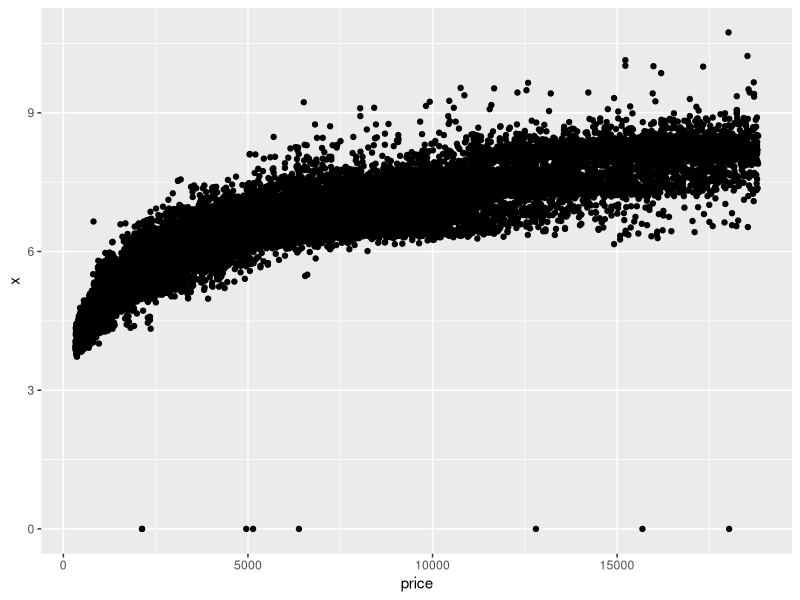
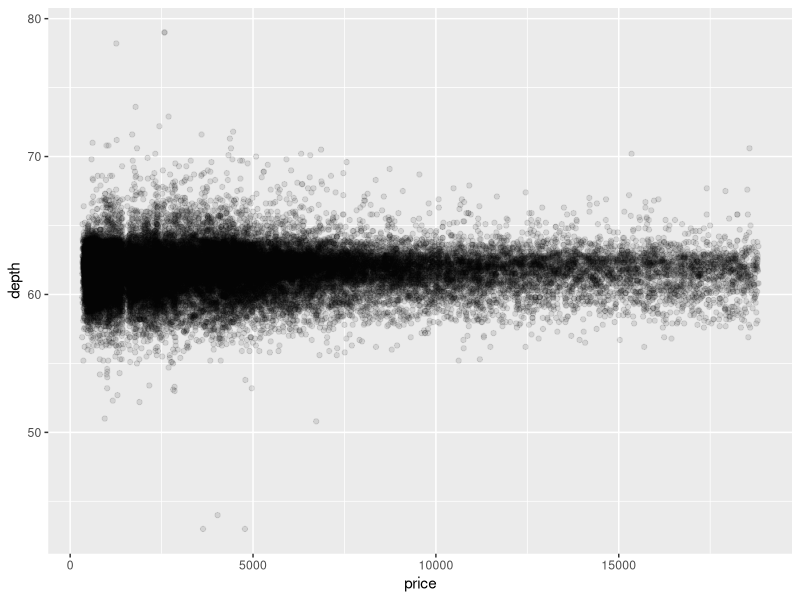
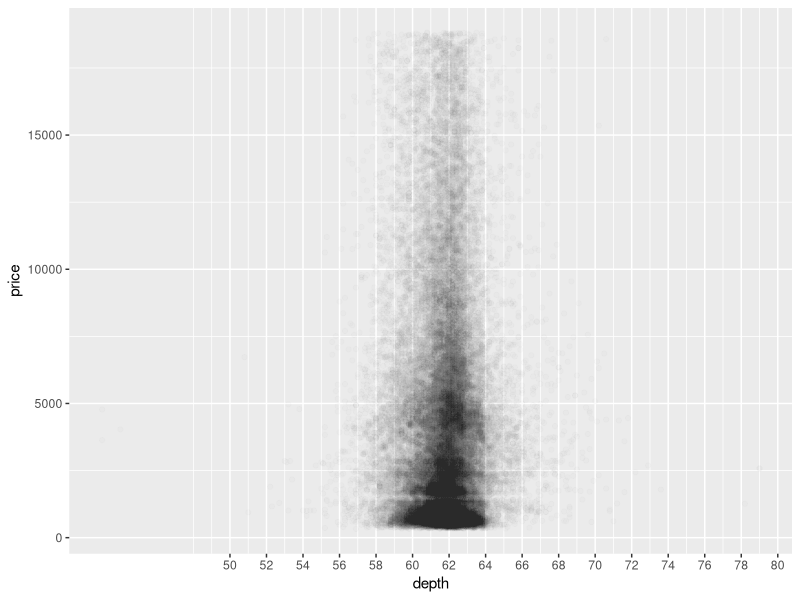
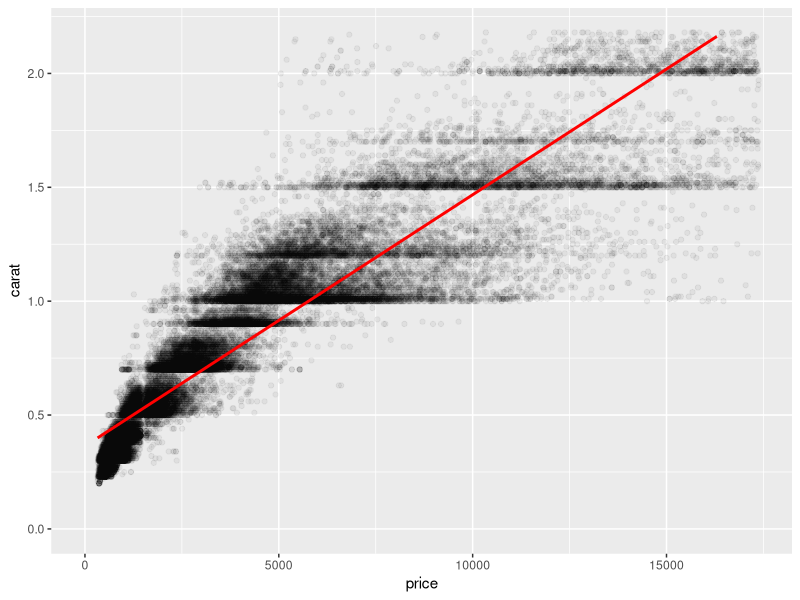
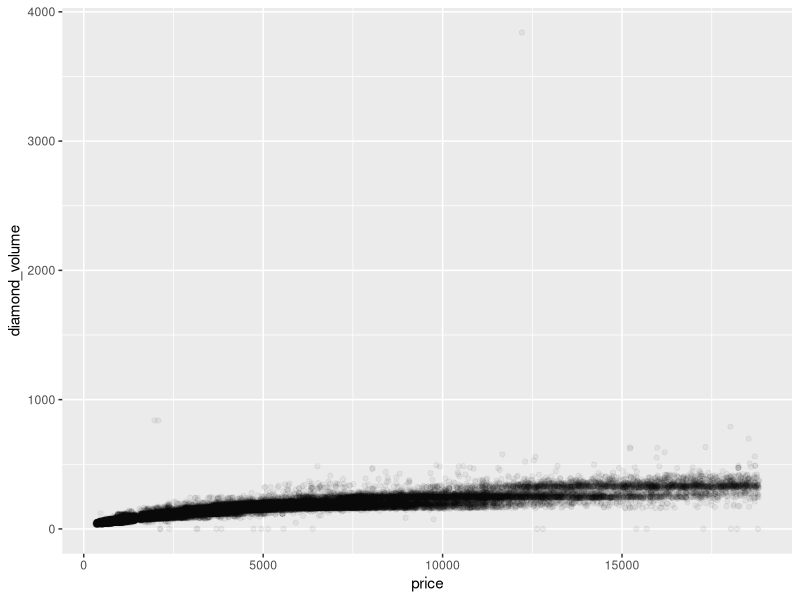
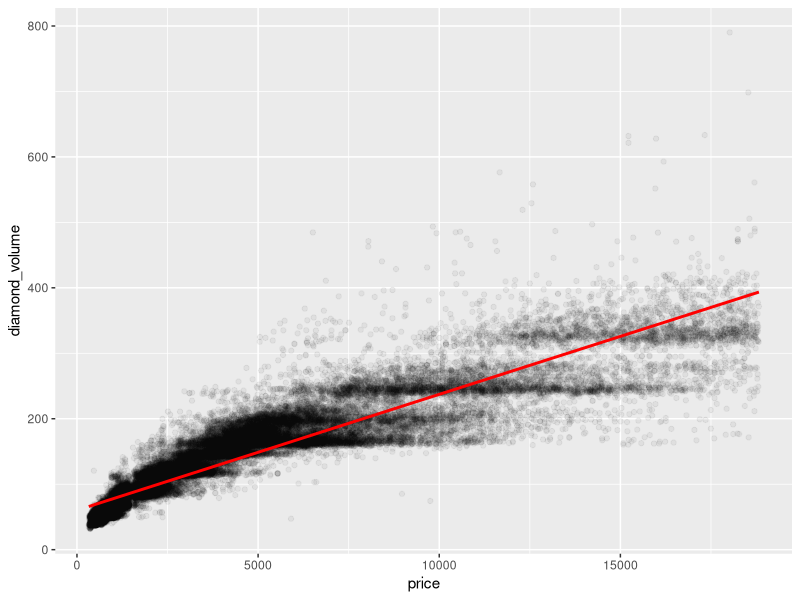
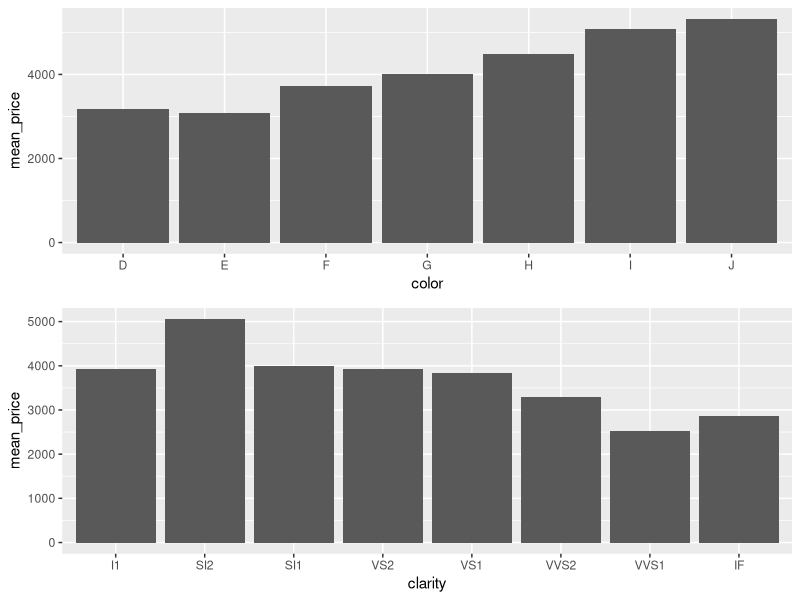
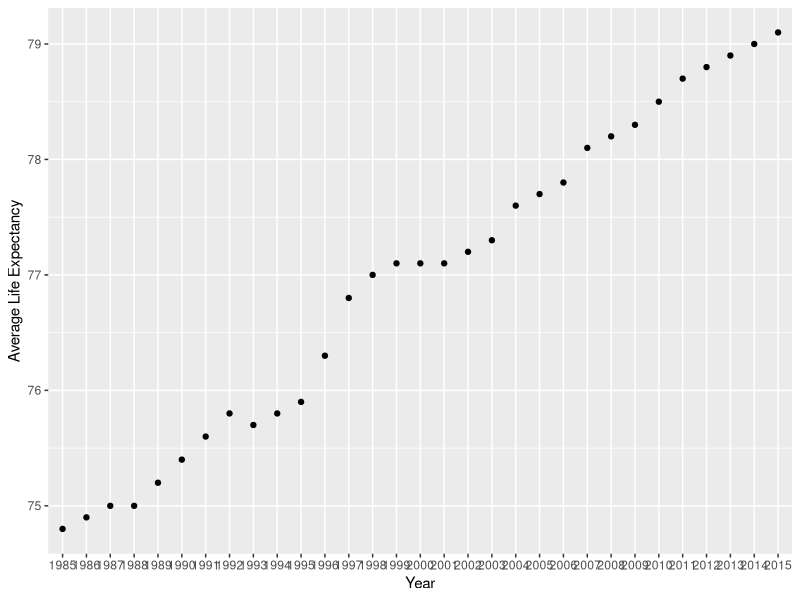

The R source for these figures, in order:
## ---- chunk 1
install.packages('ggplot2')
library(ggplot2)
data(diamonds)
summary(diamonds)
setwd("/Users/sa1251/Documents/eda-project/eda-project")
getwd()
## ---- chunk 2
# Your first task is to create a
# scatterplot of price vs x.
# using the ggplot syntax.

ggplot(aes(x = price, y = x), data = diamonds) + geom_point()
ggsave('price_vs_x.png')
## ---- chunk 3
# Create a simple scatter plot of price vs depth.

ggplot(aes(x = price, y = depth), data = diamonds) + geom_point(alpha = 0.1)
ggsave('price_vs_depth.png')
## ---- chunk 4
# Change the code to make the transparency of the
# points to be 1/100 of what they are now and mark
# the x-axis every 2 units. See the instructor notes
# for two hints.

ggplot(data = diamonds, aes(x = depth, y = price)) + 
  geom_point(alpha = 0.01) + scale_x_continuous( breaks = seq(50, 80, 2))
ggsave('transparency_1_100.png')
## ---- chunk 5
# Create a scatterplot of price vs carat
# and omit the top 1% of price and carat
# values.

ggplot(aes(x = price, y = carat), data = diamonds) +
  geom_point(alpha = 0.05) +
  xlim(0, quantile(diamonds$price, 0.99)) +
  ylim(0, quantile(diamonds$carat, 0.99)) +
  geom_smooth(method = 'lm', color = 'red')
ggsave('price_vs_carat_omit1.png')
## ---- chunk 6
# Create a scatterplot of price vs. volume (x * y * z).
# This is a very rough approximation for a diamond's volume.
# Create a new variable for volume in the diamonds data frame.# Create a scatterplot of price vs. volume (x * y * z).
# This is a very rough approximation for a diamond's volume.
# Create a new variable for volume in the diamonds data frame.

diamonds$diamond_volume <- (diamonds$x * diamonds$y * diamonds$z)
ggplot(aes(x = price, y = diamond_volume), data = diamonds) + 
  geom_point(alpha = 0.05)
ggsave('price_vs_volume.png')
## ---- chunk 7
# Subset the data to exclude diamonds with a volume
# greater than or equal to 800. Also, exclude diamonds
# with a volume of 0. Adjust the transparency of the
# points and add a linear model to the plot.

ggplot(aes(x = price, y = diamond_volume), data = subset(diamonds, diamond_volume > 0 & diamond_volume <= 800)) +
  geom_point(alpha = 0.05) + geom_smooth(method = 'lm', color = 'red')
ggsave('excl_volume.png')
## ---- chunk 8
# Use the function dplyr package
# to create a new data frame containing
# info on diamonds by clarity.

# Name the data frame diamondsByClarity

# The data frame should contain the following
# variables in this order.

#       (1) mean_price
#       (2) median_price
#       (3) min_price
#       (4) max_price
#       (5) n

# where n is the number of diamonds in each
# level of clarity.

install.packages('dplyr')
library(dplyr)

diamondsByClarity <- diamonds %>%
  group_by(clarity) %>%
  summarise(mean_price = mean(price), median_price = median(price), 
            min_price = min(price), max_price = max(price), n = n()) %>%
  arrange(clarity)
## ---- chunk 9
# We’ve created summary data frames with the mean price
# by clarity and color. You can run the code in R to
# verify what data is in the variables diamonds_mp_by_clarity
# and diamonds_mp_by_color.

# Your task is to write additional code to create two bar plots
# on one output image using the grid.arrange() function from the package
# gridExtra.

diamonds_by_clarity <- group_by(diamonds, clarity)
diamonds_mp_by_clarity <- summarise(diamonds_by_clarity, mean_price = mean(price))

diamonds_by_color <- group_by(diamonds, color)
diamonds_mp_by_color <- summarise(diamonds_by_color, mean_price = mean(price))

d1 <- ggplot(aes(x = color, y = mean_price), data = diamonds_mp_by_color) + 
  geom_bar(stat = 'identity')

d2 <- ggplot(aes(x = clarity, y = mean_price), data = diamonds_mp_by_clarity) +
  geom_bar(stat = 'identity')

install.packages('gridExtra')
library(gridExtra)

grid.arrange(d1, d2, ncol = 1)
ggsave('gridarrange.png')
## ---- chunk 10
# Gapminder Part 2

library(ggplot2)
library(dplyr)
library(tidyr)

life_exp <- read.csv('life_exp.csv', header = T, check.names = F)
life_exp <- gather(life_exp, "year", "n", 2:217)
life_exp.usa <- filter(life_exp, country == 'United States')
life_exp.usa <- filter(life_exp.usa, year >= 1985)

# I wanted to explore the average life expectancy of an American citizen since my year of birth in 
# 1985. After creating the data frame featuring all countries' life expectancy data, I filtered for # just the USA's data. I then filtered for >= 1985 data. As you can see from the graph, there is a 
# relatively small, consistent increase in life exptectancy over time. 

ggplot(aes(x = year, y = n), data = life_exp.usa) + geom_point() + 
  xlab('Year') + ylab('Average Life Expectancy')
ggsave('usa_geompoint.png')



